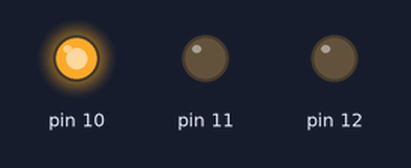
Bench run of a sketch on a simulated Arduino Uno, built with avr-gcc and run on an emulated ATmega328P. Shown: output pins drawn as LEDs (lit = HIGH).

Above: at 0.1 s.
At 1.1 s:
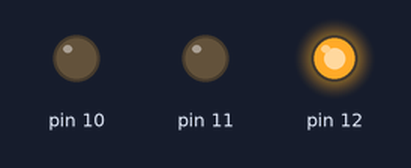
At 2.7 s:
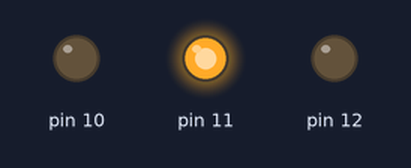
Timing chart, 0 to 3.0 s (numbered marks = the images above):
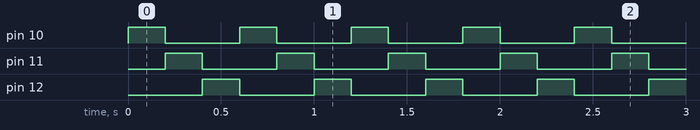

Measured:
- by itself, pin 10–12: alternates HIGH for 0.20 s and LOW for 0.40 s
- by itself, everything shown: repeats every 0.60 s, in 3 steps

The sketch:

Run_wFunctionSolution.ino
```cpp
void setup()
{
	pinMode( 10 , OUTPUT);
	pinMode( 11 , OUTPUT);
	pinMode( 12 , OUTPUT);
}

void loop()
{
blinkLED (10);
blinkLED (11);
blinkLED (12);
}


void blinkLED (int pinNumber)
{
	digitalWrite( pinNumber , HIGH );
	delay( 200 );
	digitalWrite( pinNumber , LOW );

}
```
